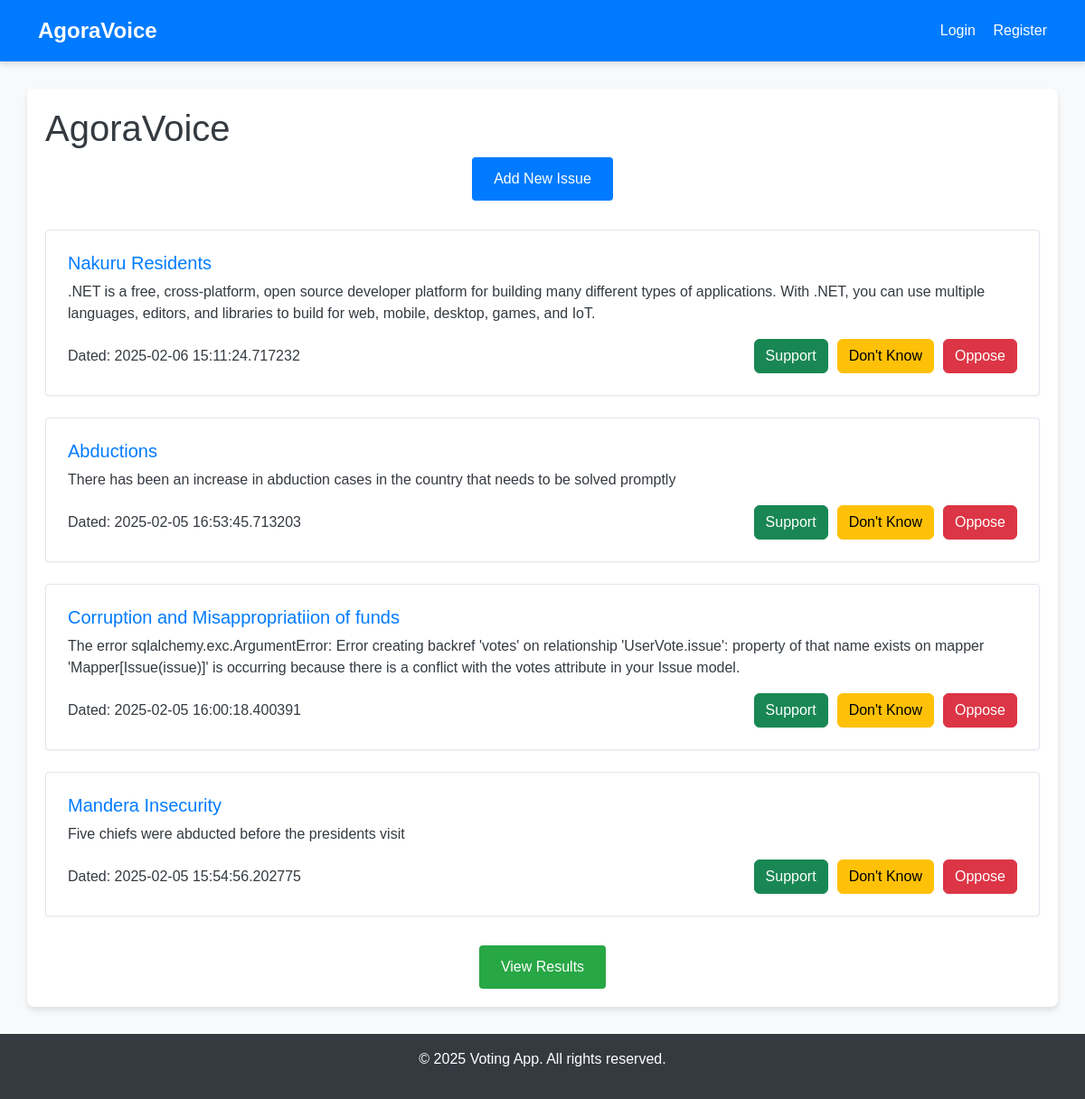
The page / on the database its author committed.
### app.py (models this page shows)
class Issue(db.Model):
    id = db.Column(db.Integer, primary_key=True)
    title = db.Column(db.String(100), nullable=False)
    description = db.Column(db.Text)
    votes = db.Column(db.Integer, default=0)
    category_id = db.Column(db.Integer, db.ForeignKey('category.id'))
    category = db.relationship('Category', backref='issues')
    created_at = db.Column(db.DateTime, default=datetime.utcnow)
    updated_at = db.Column(db.DateTime, default=datetime.utcnow, onupdate=datetime.utcnow)

### app.py (the view)
@app.route('/')
def index():
    sort_by = request.args.get('sort', 'date')
    category_filter = request.args.get('category')
    query = Issue.query
    if category_filter:
        query = query.filter_by(category_id=category_filter)
    if sort_by == 'votes':
        query = query.order_by(Issue.votes.desc())
    else:  # Default sort by date
        query = query.order_by(Issue.created_at.desc())
    issues = query.all()
    categories = Category.query.all()
    return render_template(
        'index.html',
        issues=issues,
        categories=categories,
        current_sort=sort_by,
        current_category=category_filter
    )

### app/templates/index.html (shortened to what this page needs)
{% extends "base.html" %}
{% block extra_head %}
  <link rel="stylesheet" href="{{ url_for('static', filename='index.css') }}">
{% endblock %}
{% block content %}
<section class="actions">
    <a href="{{ url_for('add_issue') }}" class="button">Add New Issue</a>
</section>
<section class="issues-list">
    {% if issues %}
        {% for issue in issues %}
        <article class="issue">
            <header>
                <h3>{{ issue.title }}</h3>
            </header>
            <p>{{ issue.description }}</p>
            <div class="vote-section">
                <span>Dated: {{ issue.created_at }}</span>
                <form action="{{ url_for('vote', issue_id=issue.id) }}" method="POST">
                    <button type="submit" name="vote_type" value="agree" class="btn btn-success">Support</button>
                    <button type="submit" name="vote_type" value="not_sure" class="btn btn-warning">Don't Know</button>
                    <button type="submit" name="vote_type" value="disagree" class="btn btn-danger">Oppose</button>
                </form>
            </div>
        </article>
        {% endfor %}
    {% else %}
        <p>No issues found. Please add an issue.</p>
    {% endif %}
</section>
<section class="results-link">
    <a href="{{ url_for('results') }}" class="button">View Results</a>
</section>
{% endblock %}

### static/base.css (style rules this page uses)
body { font-family: 'Poppins', sans-serif; background-color: #f8f9fa; color: #343a40; margin: 0; }

### static/index.css (style rules this page uses)
.actions { text-align: center; margin-bottom: 2rem; }
.actions .button { display: inline-block; padding: 0.75rem 1.5rem; background-color: #007bff; color: #fff; border-radius: 0.25rem; font-weight: 500; text-decoration: none; transition: background-color 0.3s ease; }
.issues-list { margin-bottom: 2rem; }
.issues-list .issue { background-color: #fff; border: 1px solid #e3e6f0; border-radius: 0.25rem; padding: 1.5rem; margin-bottom: 1.5rem; box-shadow: 0 1px 3px rgba(0, 0, 0, 0.05); }
.issues-list .issue header h3 { margin-bottom: 0.5rem; color: #007bff; font-size: 1.25rem; }
.issues-list .issue p { margin-bottom: 1rem; }
.vote-section { display: flex; justify-content: space-between; align-items: center; flex-wrap: wrap; gap: 10px; }
.vote-section span { font-weight: 500; font-size: 1rem; }
.vote-section form { display: flex; gap: 10px; }
.results-link { text-align: center; margin-top: 2rem; }
.results-link .button { display: inline-block; padding: 0.75rem 1.5rem; background-color: #28a745; color: #fff; border-radius: 0.25rem; font-weight: 500; text-decoration: none; transition: background-color 0.3s ease; }

### rows shown on the page
Issue: title "Nakuru Residents", description ".NET is a free, cross-platform, open source developer platform for building many different types of applications. With .NET, you can use multiple languages, editors, and libraries to build for web, mobile, desktop, games, and IoT.", created_at "2025-02-06 15:11:24.717232"
Issue: title "Abductions", description "There has been an increase in abduction cases in the country that needs to be solved promptly", created_at "2025-02-05 16:53:45.713203"
Issue: title "Corruption and Misappropriatiion of funds", description "The error sqlalchemy.exc.ArgumentError: Error creating backref 'votes' on relationship 'UserVote.issue': property of that name exists on mapper 'Mapper[Issue(issue)]' is occurring because there is a conflict with the votes attribute in your Issue model.", created_at "2025-02-05 16:00:18.400391"
Issue: title "Mandera Insecurity", description "Five chiefs were abducted before the presidents visit", created_at "2025-02-05 15:54:56.202775"

### other values the page prints
{{ current_year if current_year is defined else "2025" }} "2025"
